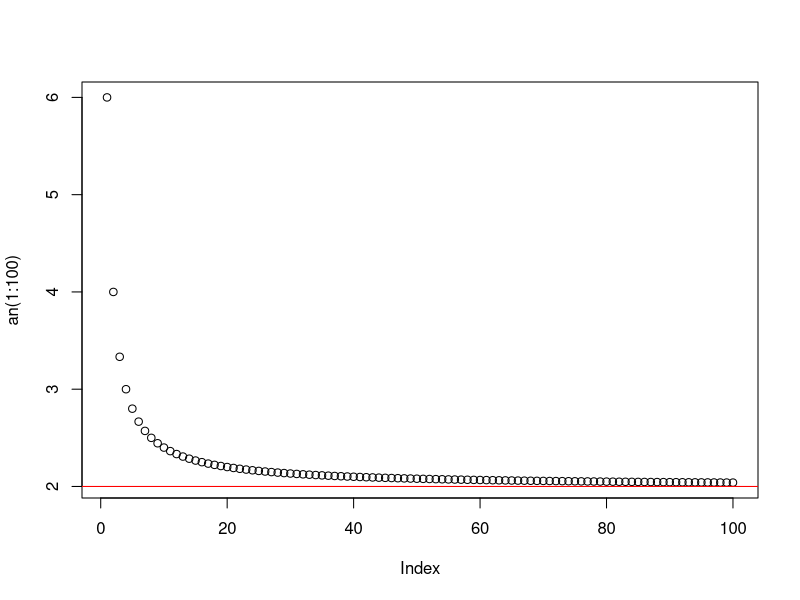

This chart was generated by the following R code:
# ----------------
# SUCESIONS
# ----------------

an <- function(n){
  (2*n+4)/n
}

an_tendeixe <- function(n){
  (1+1/n)^n
}

# Tendeix a 2 ..
plot(an(1:100))
abline(h=2, col="red")
# OK
an(1000000)
# ERR (aprox. 2 ...)
an(1000000000)

# Sucesión convergente a x:
# Dada una sucesión de números reales {xn} decimos que esta sucesión "converge al número x" (también se dice que la sucesión "tiene por límite x") si:
#    cuando x->inf, lim{an-l}=0 ... o be ...
#    ... Per tot e>0, existeix p € N : per tot n >= p, |an - l| < e 
  
# DEMO
# 1) Descriure |an - l|
# 2) Aillar la n de l'expressió |an - l| < e
  
# p.ex
# 1) | (2n+4)/n - 2 | = | 4/n | = 4/n
# 2) 4/n < e ; n > 4/e
#      p.ex si considero un error de 0.02, ho tindré a partir de ...
#           e=0.02 --> n > 4/0.02 --> a200;  an(200)=2.02


# e 2,7182...
exp(1)
an_tendeixe(10)
an_tendeixe(100)
an_tendeixe(1000)
an_tendeixe(1000000)
